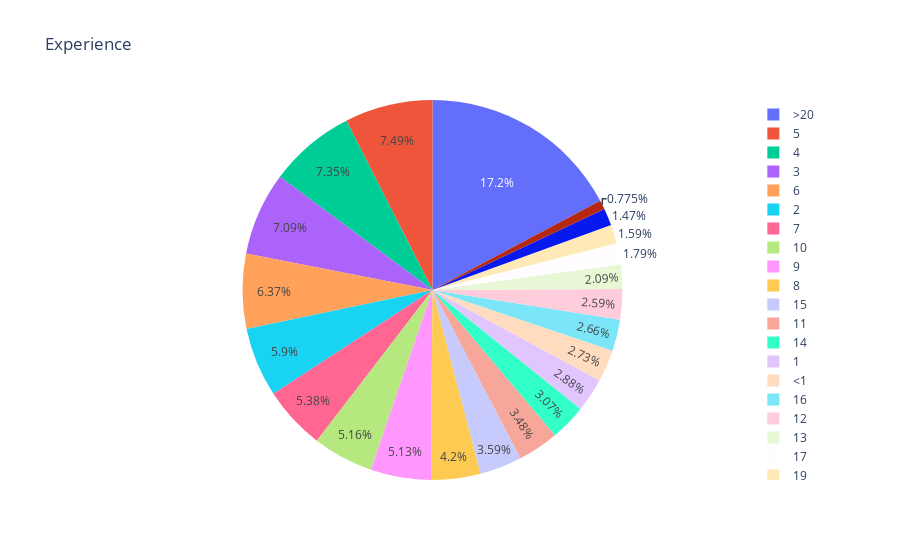

Source (notebook cell):
### Code cell
make_plot('experience', 'Experience')

### Figure 1 — Plotly figure (JSON) as saved in the notebook; plotly's stock layout.template omitted (floating-point values rounded to 4 significant figures)
{"data": [{"domain": {"x": [0, 1], "y": [0, 1]}, "hovertemplate": "experience=%{label}<br>count=%{value}<extra></extra>", "labels": [">20", "5", "4", "3", "6", "2", "7", "10", "9", "8", "15", "11", "14", "1", "<1", "16", "12", "13", "17", "19", "18", "20"], "legendgroup": "", "name": "", "showlegend": true, "type": "pie", "values": [3286, 1430, 1403, 1354, 1216, 1127, 1028, 985, 980, 802, 686, 664, 586, 549, 522, 508, 494, 399, 342, 304, 280, 148]}], "layout": {"legend": {"tracegroupgap": 0}, "title": {"text": "Experience"}}}
